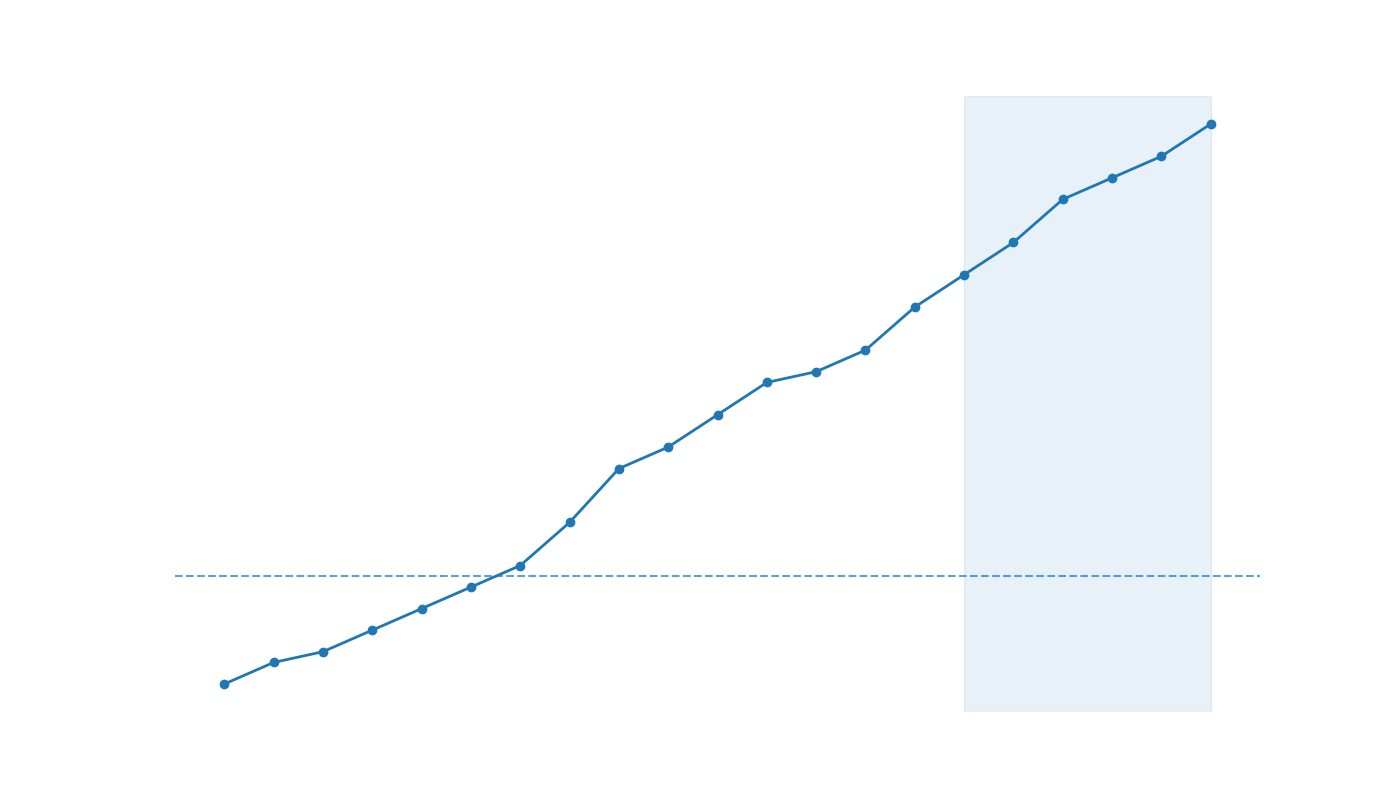

Write Python code to recreate this figure.
import matplotlib.pyplot as plt
import numpy as np

# Data Construction
years = np.arange(2000, 2021)
avg_temp_greenland = np.array([-15, -14.8, -14.7, -14.5, -14.3, -14.1, -13.9, -13.5, 
                               -13.0, -12.8, -12.5, -12.2, -12.1, -11.9, -11.5, -11.2, 
                               -10.9, -10.5, -10.3, -10.1, -9.8])

# Creating the Plot
plt.figure(figsize=(14, 8))

# Line Plot
plt.plot(years, avg_temp_greenland, color='#1f77b4', linestyle='-', linewidth=2, marker='o')

# Highlight
plt.axhline(y=-14, color='#1f77b4', linestyle='--', alpha=0.7)
plt.axvspan(2015, 2020, color='#1f77b4', alpha=0.1)

# Remove stylistic elements
plt.axis('off')  # This removes all borders, ticks, and labels

# Display the Plot
plt.show()
